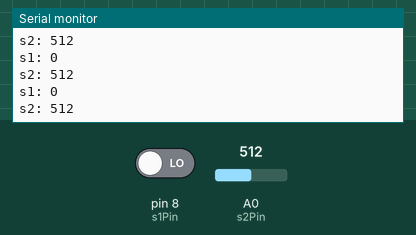
This sketch was run on a simulated Arduino Uno, built with avr-gcc and run on an emulated ATmega328P. Parts: the last lines printed to the serial monitor. The test bench sets the inputs (shaded band); at power-on: A0 (s2Pin) = 512, pin 8 (s1Pin) LOW.

Above: at 1.3 s.
1.4 s: A0 (s2Pin) set to 716
At 1.81 s:
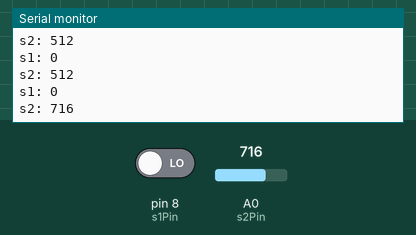
2.9 s: pin 8 (s1Pin) driven HIGH
4.4 s: A0 (s2Pin) set to 900
At 4.81 s:
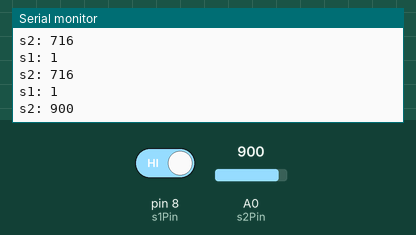
Timing chart, 0 to 7.4 s (numbered marks = the images above; inputs shaded):
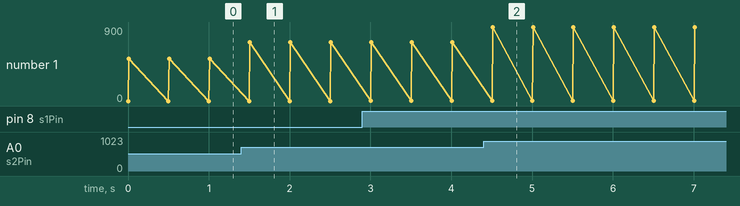

Measured:
- after the input at 1.4 s, the serial monitor: prints a new line after 0.11 s (image 1)
- after the input at 4.4 s, the serial monitor: prints a new line after 0.11 s (image 2)
- plotted number 1: 512 → 716 after the input at 1.4 s, 716 → 900 after the input at 4.4 s

The sketch:

diy15_4_compare.ino
```cpp
// 比較光電開關接數位腳與類比腳的輸出

byte s1Pin = 8;  // 數位腳 8
byte s2Pin = A0; // 類比腳 A0
int s1Val = 0;
int s2Val = 0;

void setup()
{
  pinMode(s1Pin, INPUT); // 數位腳設定成「輸入」狀態
  Serial.begin(9600);
}
void loop()
{
  s1Val = digitalRead(s1Pin); // 讀取數位輸入值
  s2Val = analogRead(s2Pin);  // 讀取類比輸入值
  Serial.print("s1: ");
  Serial.println(s1Val);
  Serial.print("s2: ");
  Serial.println(s2Val);
  delay(500);
}
```
